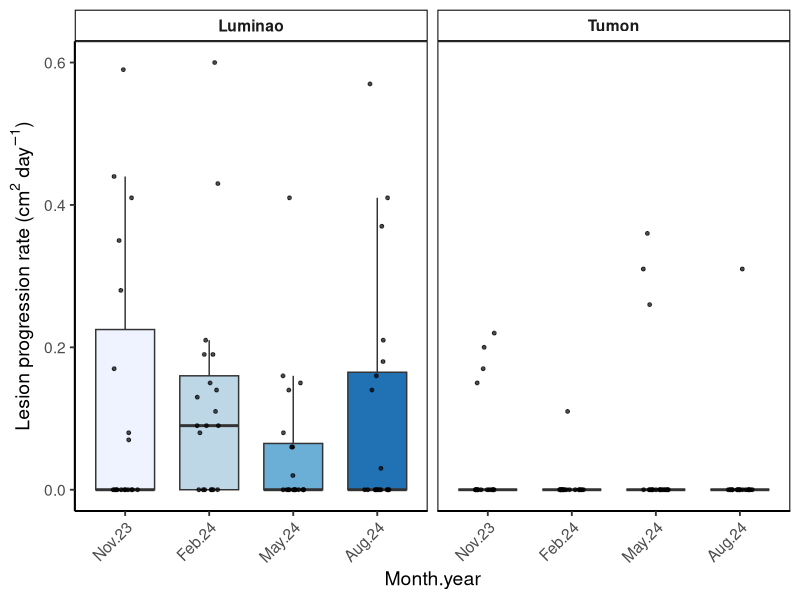
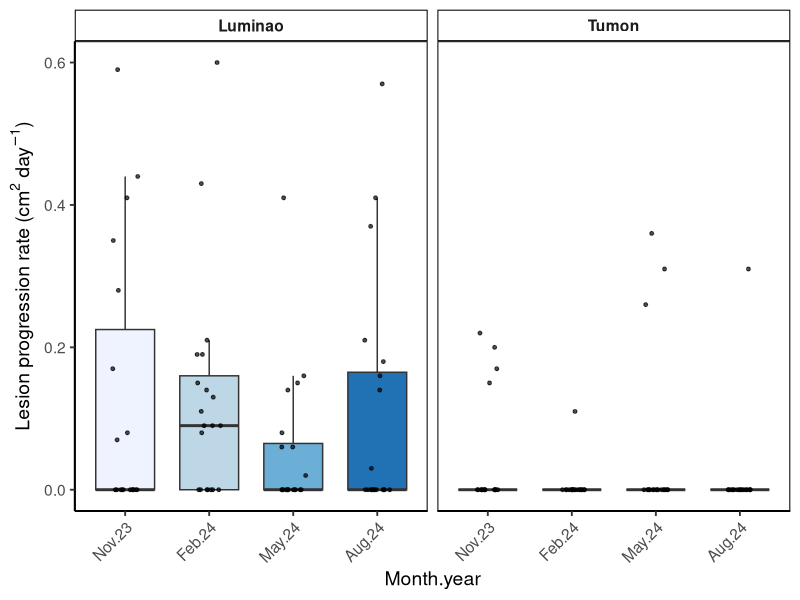

Source code (R) for these figures, in order: (Note: this script raises an error after producing the figures.)
library(ggplot2)
library(reshape2)
library(scales)
library(tidyverse) 
library(dplyr)
library(ggpubr)
library(car)





data <- read.table("lesion_data.txt",sep="\t",header=TRUE)

data <- mutate(data,size = as.numeric(size))
data <- mutate(data,progr.rate = as.numeric(progr.rate))



data$month <- factor(data$month, levels=c("Nov.23","Feb.24","May.24","Aug.24"))
data$site <- factor(data$site, levels=c("Luminao","Tumon"))
data$colony <- factor(data$colony, levels=c("A","B","C","D","E","F","G","H"))

ggplot(data, aes(x = month, y = progr.rate, fill = month)) +
  geom_boxplot(
    outlier.shape = NA,
    width = 0.7
  ) +
  geom_jitter(
    width = 0.15,
    height = 0,
    size = 1.0,
    alpha = 0.7,
    colour = "black"
  ) +
  scale_fill_brewer(palette = "Blues") +
  scale_x_discrete(drop = TRUE) +
  facet_grid(~ site, scales = "free_x", space = "free_x") +
  coord_cartesian(ylim = c(0, 0.6)) +
  theme_classic(base_size = 14) +
  labs(
    x = "Month.year",
    y = expression("Lesion progression rate (" * cm^2 * " day"^-1 * ")")
  ) +
  theme(
    legend.position = "none",
    axis.text.x = element_text(angle = 45, hjust = 1),
    strip.background = element_rect(fill = "white", colour = "black", linewidth = 0.7),
    strip.text = element_text(face = "bold"),
    panel.border = element_rect(colour = "black", fill = NA, linewidth = 0.7)
  )


ggsave("Fig.2B-lesion-prog-boxplot-site.tiff", units="in", width=6, height=4, dpi=300, compression = 'lzw')

----------------------------------------------------------------------------------------------------


ggplot(data, aes(x = month, y = size, fill = month)) +
  geom_boxplot(
    outlier.shape = NA,
    width = 0.7
  ) +
  geom_jitter(
    width = 0.15,
    height = 0,
    size = 0.8,
    alpha = 0.7,
    colour = "black"
  ) +
  scale_fill_brewer(palette = "Blues") +
  scale_x_discrete(drop = TRUE) +
  facet_grid(~ site, scales = "free_x", space = "free_x") +
  theme_classic(base_size = 14) +
  labs(
    x = "Month.year",
    y = expression("Lesion size (" * cm^2 * ")")
  ) +
  theme(
    legend.position = "none",
    axis.text.x = element_text(angle = 45, hjust = 1),
    strip.background = element_rect(fill = "white", colour = "black", linewidth = 0.7),
    strip.text = element_text(face = "bold"),
    panel.border = element_rect(colour = "black", fill = NA, linewidth = 0.7)
  )

ggsave("Fig.2A-lesion-size-boxplot-site.tiff", units="in", width=6, height=4, dpi=300, compression = 'lzw')
